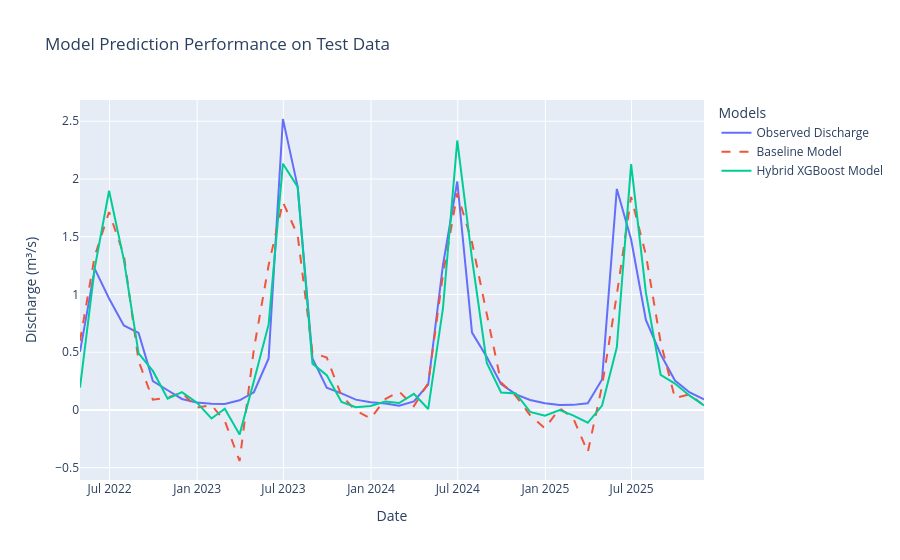

This figure's notebook cell:
### Code cell
# Cell 13 - Create a results DataFrame for plotting (use actual names from this notebook)
# Observed: y_test_true (test ground truth)
# Baseline: y_test_pred (baseline LR predictions on X_test_lagged) -> flatten and align index
# Hybrid_XGB: q_hybrid_testf (final hybrid XGB predictions on test)
# Hybrid_LSTM: no LSTM preds in notebook — fill with NaN to keep the same shape
import plotly.graph_objects as go

baseline_series = pd.Series(y_test_pred.ravel(), index=y_test_true.index, name='Baseline')
xgb_series = pd.Series(q_hybrid_testf, index=y_test_true.index, name='Hybrid_XGB')
lstm_series = pd.Series(np.nan, index=y_test_true.index, name='Hybrid_LSTM')

results_df = pd.DataFrame({
    'Observed': y_test_true,
    'Baseline': baseline_series,
    'Hybrid_XGB': xgb_series,
}, index=y_test_true.index)

# Plot the results
fig = go.Figure()
fig.add_trace(go.Scatter(x=results_df.index, y=results_df['Observed'], mode='lines', name='Observed Discharge'))
fig.add_trace(go.Scatter(x=results_df.index, y=results_df['Baseline'], mode='lines', name='Baseline Model', line=dict(dash='dash')))
fig.add_trace(go.Scatter(x=results_df.index, y=results_df['Hybrid_XGB'], mode='lines', name='Hybrid XGBoost Model'))

fig.update_layout(title='Model Prediction Performance on Test Data',
                  xaxis_title='Date',
                  yaxis_title='Discharge (m³/s)',
                  legend_title='Models')
fig.show()

### Figure 1 — Plotly figure (JSON) as saved in the notebook; plotly's stock layout.template omitted (floating-point values rounded to 4 significant figures)
{"data": [{"mode": "lines", "name": "Observed Discharge", "type": "scatter", "x": ["2022-04-30", "2022-05-31", "2022-06-30", "2022-07-31", "2022-08-31", "2022-09-30", "2022-10-31", "2022-11-30", "2022-12-31", "2023-01-31", "2023-02-28", "2023-03-31", "2023-04-30", "2023-05-31", "2023-06-30", "2023-07-31", "2023-08-31", "2023-09-30", "2023-10-31", "2023-11-30", "2023-12-31", "2024-01-31", "2024-02-29", "2024-03-31", "2024-04-30", "2024-05-31", "2024-06-30", "2024-07-31", "2024-08-31", "2024-09-30", "2024-10-31", "2024-11-30", "2024-12-31", "2025-01-31", "2025-02-28", "2025-03-31", "2025-04-30", "2025-05-31", "2025-06-30", "2025-07-31", "2025-08-31", "2025-09-30", "2025-10-31", "2025-11-30"], "y": [0.5031, 1.222, 0.9655, 0.7315, 0.6667, 0.2498, 0.1705, 0.09521, 0.06546, 0.05361, 0.05225, 0.08348, 0.1531, 0.4461, 2.52, 1.932, 0.4468, 0.1936, 0.1439, 0.08941, 0.06665, 0.05663, 0.03581, 0.07429, 0.2202, 1.255, 1.978, 0.6694, 0.4588, 0.2243, 0.1344, 0.08576, 0.05822, 0.0424, 0.04402, 0.05793, 0.2644, 1.914, 1.476, 0.7803, 0.4825, 0.2551, 0.1512, 0.09247]}, {"line": {"dash": "dash"}, "mode": "lines", "name": "Baseline Model", "type": "scatter", "x": ["2022-04-30", "2022-05-31", "2022-06-30", "2022-07-31", "2022-08-31", "2022-09-30", "2022-10-31", "2022-11-30", "2022-12-31", "2023-01-31", "2023-02-28", "2023-03-31", "2023-04-30", "2023-05-31", "2023-06-30", "2023-07-31", "2023-08-31", "2023-09-30", "2023-10-31", "2023-11-30", "2023-12-31", "2024-01-31", "2024-02-29", "2024-03-31", "2024-04-30", "2024-05-31", "2024-06-30", "2024-07-31", "2024-08-31", "2024-09-30", "2024-10-31", "2024-11-30", "2024-12-31", "2025-01-31", "2025-02-28", "2025-03-31", "2025-04-30", "2025-05-31", "2025-06-30", "2025-07-31", "2025-08-31", "2025-09-30", "2025-10-31", "2025-11-30"], "y": [0.5987, 1.334, 1.713, 1.342, 0.4238, 0.08834, 0.1078, 0.1505, 0.01969, 0.04083, -0.09513, -0.4421, 0.525, 1.254, 1.8, 1.512, 0.4939, 0.4541, 0.1226, -0.005002, -0.07442, 0.09442, 0.1591, 0.03379, 0.2323, 1.172, 1.876, 1.451, 0.8295, 0.2372, 0.1202, -0.04608, -0.1595, 0.01329, -0.06717, -0.3653, 0.2078, 0.9981, 1.845, 1.344, 0.5855, 0.1036, 0.1356, 0.03708]}, {"mode": "lines", "name": "Hybrid XGBoost Model", "type": "scatter", "x": ["2022-04-30", "2022-05-31", "2022-06-30", "2022-07-31", "2022-08-31", "2022-09-30", "2022-10-31", "2022-11-30", "2022-12-31", "2023-01-31", "2023-02-28", "2023-03-31", "2023-04-30", "2023-05-31", "2023-06-30", "2023-07-31", "2023-08-31", "2023-09-30", "2023-10-31", "2023-11-30", "2023-12-31", "2024-01-31", "2024-02-29", "2024-03-31", "2024-04-30", "2024-05-31", "2024-06-30", "2024-07-31", "2024-08-31", "2024-09-30", "2024-10-31", "2024-11-30", "2024-12-31", "2025-01-31", "2025-02-28", "2025-03-31", "2025-04-30", "2025-05-31", "2025-06-30", "2025-07-31", "2025-08-31", "2025-09-30", "2025-10-31", "2025-11-30"], "y": [0.1937, 1.231, 1.898, 1.302, 0.4898, 0.3379, 0.09797, 0.1541, 0.06525, -0.07399, 0.009946, -0.2137, 0.248, 0.7406, 2.132, 1.932, 0.401, 0.3007, 0.06968, 0.02396, 0.03383, 0.0721, 0.05938, 0.1397, 0.007994, 0.8807, 2.334, 1.311, 0.407, 0.1516, 0.1435, -0.01738, -0.05039, -0.001323, -0.04756, -0.1111, 0.03832, 0.5425, 2.129, 1.015, 0.3046, 0.2282, 0.1236, 0.03878]}], "layout": {"legend": {"title": {"text": "Models"}}, "title": {"text": "Model Prediction Performance on Test Data"}, "xaxis": {"title": {"text": "Date"}}, "yaxis": {"title": {"text": "Discharge (m³/s)"}}}}
